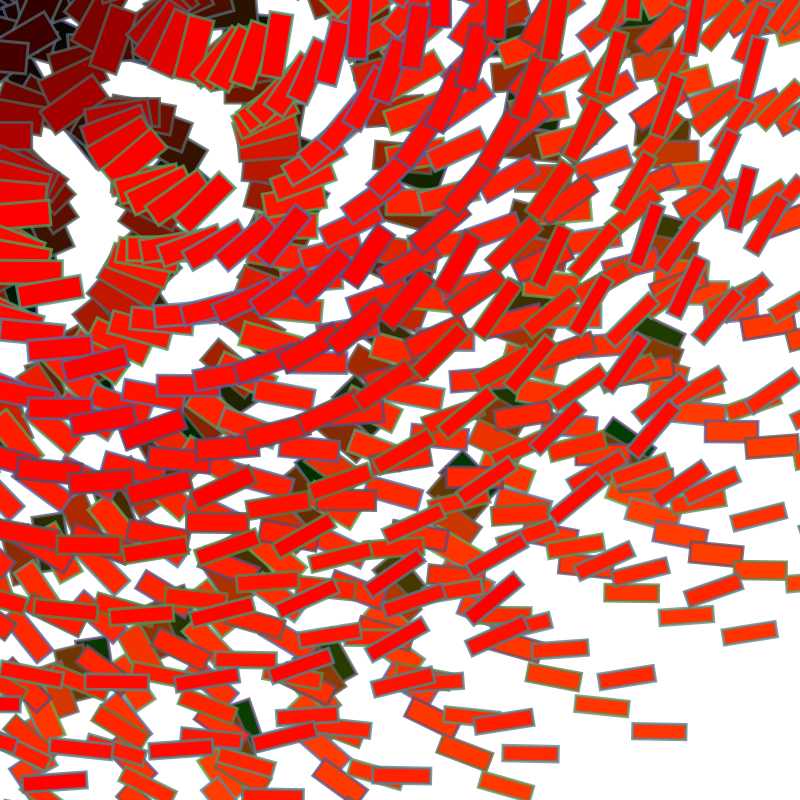
Frame 1 (no input)
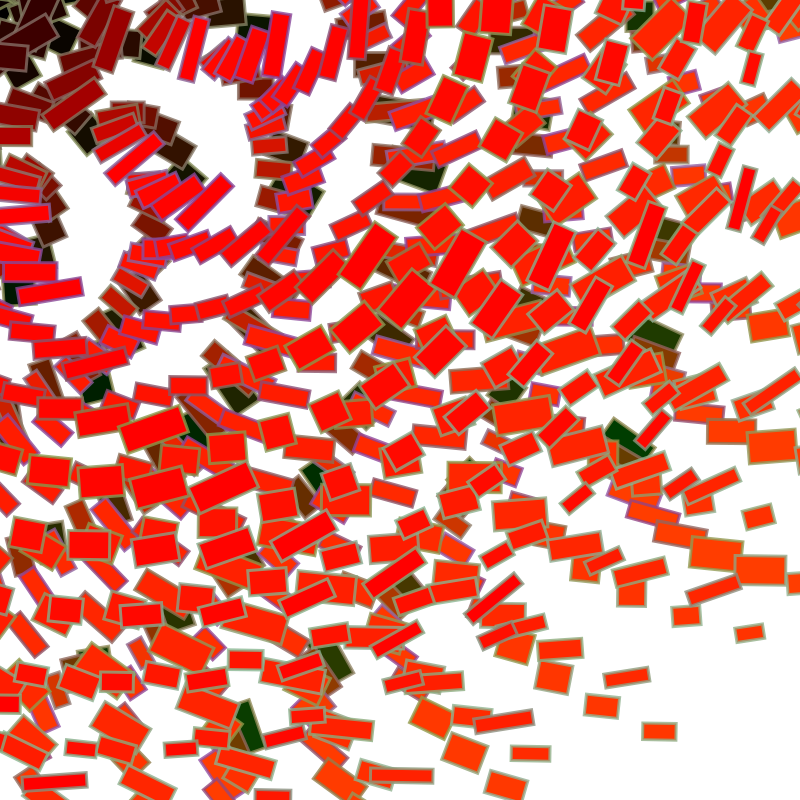
Frame 60 (no input)
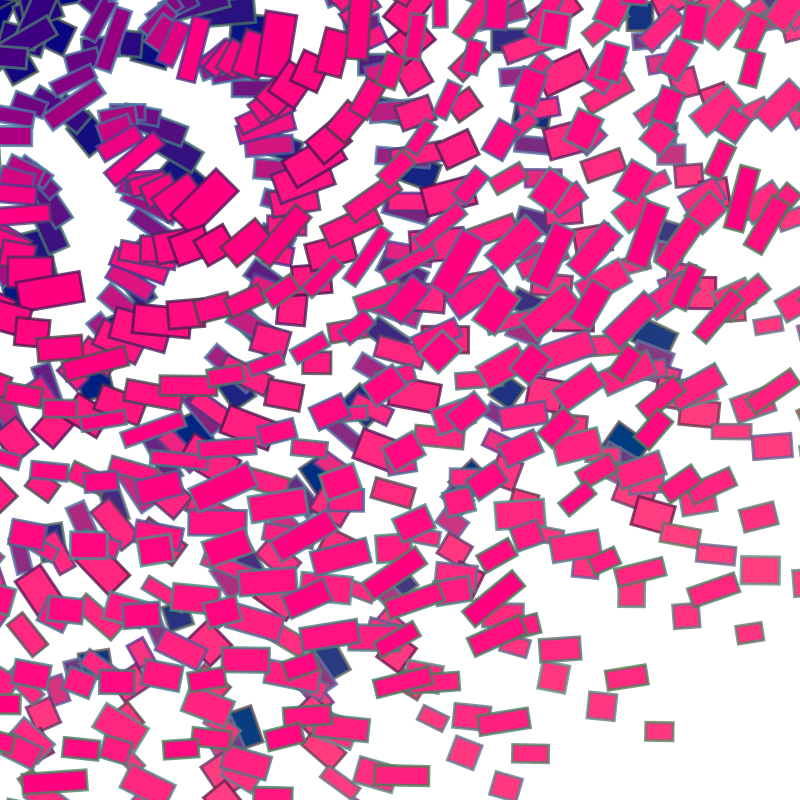
Frame 120 (the mouse pressed at the canvas centre since frame 60)

The p5.js sketch that drew these frames (run headless with seeded random() and noise() and a simulated clock; from frame 60 on, the mouse is pressed at the canvas centre):

// p5.js sketch
// ── sketch.js



let i,j,k


function setup(){

  createCanvas(800,800);
  noStroke()
  rectMode(CENTER);
  // initialize perlin noise values with random parameters
  i = random()
  j = random()
  k = random()
  noFill()
  strokeWeight(3)
}
function draw(){

  let numCol = 25
  let numRow = 100
  let stepX = width / numCol // height of box 
  let stepY = height / numRow // width of box 
  
   ellipse(24,24,24);
   ellipse(mouseX,mouseY,24,24);

  background(255)

  for (var col = 0; col < numRow; col++ ){
    for (var row = 0; row < numCol; row++){
     fill(col/numCol*255,row/numRow*255,mouseX/width*255)
     let r = noise(row/numRow+i)*255
     let b = noise(col/numCol+j)*255
     let g = noise(col/numCol+k)*255

     rotate(90);
     
     boxWidth = noise(k*row/numRow)*stepX*3
     boxHeight = noise(j*col/numCol)*stepY*6
     stroke(r,g,b,200)

     
     rect(row*stepX,col*stepY,boxWidth,boxHeight) 

      push();

      pop();
    
    }
  }

    j += 0.01
    k += 0.25
    i += 0.05
}
